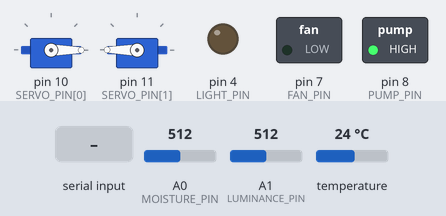
A sketch run on a simulated Arduino Uno, built with avr-gcc and run on an emulated ATmega328P. Parts: 2 × servo, switched loads named in the sketch (green lamp = pin HIGH), output pins drawn as LEDs (lit = HIGH). The test bench sets the inputs (shaded band); at power-on: temperature 24 °C, A0 (MOISTURE_PIN) = 512, A1 (LUMINANCE_PIN) = 512. What the sketch prints to the serial monitor is not drawn.

Above: at 11.2 s.
11.3 s: temperature set to 31.9 °C
15.9 s: temperature set to 33 °C
At 18.1 s:
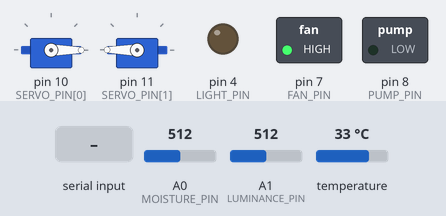
18.6 s: A0 (MOISTURE_PIN) set to 895
23.2 s: A0 (MOISTURE_PIN) set to 921
At 24.0 s:
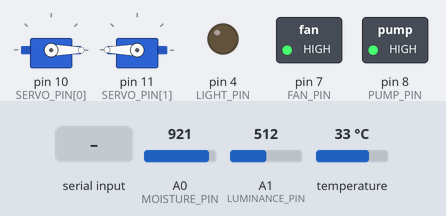
24.9 s: "o\n" received over Serial
At 27.3 s:
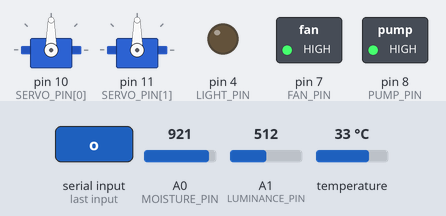
27.7 s: temperature set to 23.1 °C
32.3 s: temperature set to 22.2 °C
At 33.6 s:
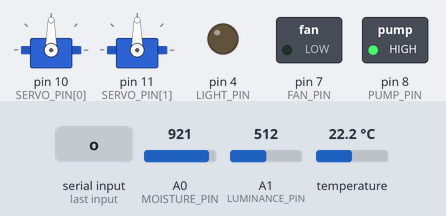
Timing chart, 0 to 35.3 s (numbered marks = the images above; inputs shaded):
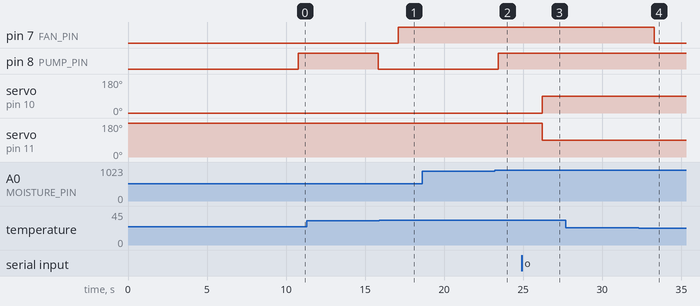

Measured:
- the behaviour switches between 32.2 and 32.3 °C on temperature (found by bisection; images 0 and 1)
- the behaviour switches between 902 and 903 on A0 (MOISTURE_PIN) (found by bisection; images 1 and 2)
- the behaviour switches between 22.7 and 22.6 °C on temperature (found by bisection; images 3 and 4)
- after the input at 18.6 s, every drawn part: stays the same
- after the input at 24.9 s, servo on pin 10 (SERVO_PIN[0]): 0° → 90° after 1.3 s; servo on pin 11 (SERVO_PIN[1]): 180° → 90° after 1.3 s
- after the input at 27.7 s, every drawn part: stays the same

The sketch:

final.ino
```cpp
#include <Servo.h>

#include <OneWire.h> // temperature
#include <DallasTemperature.h> // temperature

const int BAUD_RATE = 9600;

const int SERVO_NUM = 2;
const int SERVO_PULSE_WIDTH_MIN = 600;
const int SERVO_PULSE_WIDTH_MAX = 2400;
const int SERVO_PIN[SERVO_NUM] = {10, 11};
Servo servo[SERVO_NUM];
char roof_state = 'c';


const int SERIAL_BUFFER_SIZE = 13;
byte serial_buffer[SERIAL_BUFFER_SIZE];

const int TEMPERATURE_ONE_WIRE_BUS = 2;
const int TEMPERATURE_DELAY = 50000;
const float TEMPERATURE_THRESHOLD = 28.0;
float average_temperature = 26.0;
OneWire temperature_one_wire(TEMPERATURE_ONE_WIRE_BUS);
DallasTemperature temperature_sensor(&temperature_one_wire);

const int MOISTURE_THRESHOLD = 750;
const int MOISTURE_PIN = A0;
const int MOISTURE_DELAY = 50000;
int average_moisture = 900;

const int LUMINANCE_ARRAY_LENGTH = 9;
const float LUMINANCE_VOUT[LUMINANCE_ARRAY_LENGTH] = {0.0011498, 0.0033908, 0.011498, 0.041803, 0.15199, 0.53367, 1.3689, 1.9068, 2.3};
const float LUMINANCE_LUX[LUMINANCE_ARRAY_LENGTH] = {1.0108, 3.1201, 9.8051, 27.43, 69.545, 232.67, 645.11, 73.52, 1000};
const int LUMINANCE_PIN = A1;
const float LUMINANCE_THRESHOLD = 10.0;
float average_luminance = 30.0;

const int FAN_PIN = 7;
const int LIGHT_PIN = 4;
const int PUMP_PIN = 8;

void servo_init() {
    // DONE
    for (int i = 0; i < SERVO_NUM; ++i) {
        servo[i].attach(SERVO_PIN[i], SERVO_PULSE_WIDTH_MIN, SERVO_PULSE_WIDTH_MAX);
    }

    servo[0].write(0);
    servo[1].write(180);

    return;
}

void check_roof() {
    bool change;
    String buf;
    if (Serial.available() > 0) {
        buf = Serial.readString();
        change = buf[0] != roof_state;
        roof_state = buf[0];
    } else {

    }

    if (change) {
        if (roof_state == 'c') {
            servo[0].write(0);
            servo[1].write(180);
        } else if (roof_state == 'o') {
            servo[0].write(90);
            servo[1].write(90);
        }
    } else {

    }

    //Serial.print(roof_state);
    return;
}

void communiaction_init() {
    Serial.begin(BAUD_RATE);
    return;
}

void moisture_init() {
    // DONE
    pinMode(MOISTURE_PIN, INPUT);
    pinMode(PUMP_PIN, OUTPUT);
    return;
}

void temperature_init() {
    // DONE
    temperature_sensor.begin();
    pinMode(FAN_PIN, OUTPUT);
    return;
}

void luminance_init() {
    pinMode(LIGHT_PIN, OUTPUT);
    return;
}


int sense_moisture() {
    int sensor_value = analogRead(MOISTURE_PIN);
    average_moisture = (9 * average_moisture + sensor_value) / 10;
    if (average_moisture < MOISTURE_THRESHOLD) {
        // TODO
        // wet
        //Serial.print("wet: ");
        actuate_pump(false);
    } else {
        // TODO
        // dry
        //Serial.print("dry: ");
        actuate_pump(true);
    }
    //Serial.println(average_moisture);
    return average_moisture;
}

float sense_temperature() {
    temperature_sensor.requestTemperatures();
    float sensor_value = temperature_sensor.getTempCByIndex(0);
    average_temperature = 0.9 * average_temperature + 0.1 * sensor_value;
    if (average_temperature < TEMPERATURE_THRESHOLD) {
        // TODO
        // cold
        //Serial.print("cold: ");
        actuate_fan(false);
    } else {
        // TODO
        // HOT
        //Serial.print("hot: ");
        actuate_fan(true);
    }
    //Serial.println(average_temperature);
    return average_temperature;
}

float sense_luminance() {
    float sensed_vout = analogRead(LUMINANCE_PIN) * (3.0 / 1023.0);
    float sensor_value = FmultiMap(sensed_vout, LUMINANCE_VOUT, LUMINANCE_LUX, LUMINANCE_ARRAY_LENGTH);
    average_luminance = 0.9 * average_luminance + 0.1 * sensor_value;
    if (average_luminance < LUMINANCE_THRESHOLD) {
        // TODO
        // dark
        //Serial.print("dark: ");
        actuate_light(true);
    } else {
        // TODO
        // bright
        //Serial.print("bright: ");
        actuate_light(false);
    }
    //Serial.println(average_luminance);
    return average_luminance;
}


float FmultiMap(float val, float* _in, float* _out, uint8_t size) {
    // take care the value is within range
    // val = constrain(val, _in[0], _in[size-1]);
    if (val <= _in[0]) return _out[0];
    if (val >= _in[size-1]) return _out[size-1];

    // search right interval
    uint8_t pos = 1;  // _in[0] allready tested
    while(val > _in[pos]) pos++;

    // this will handle all exact "points" in the _in array
    if (val == _in[pos]) return _out[pos];

    // interpolate in the right segment for the rest
    return (val - _in[pos-1]) * (_out[pos] - _out[pos-1]) / (_in[pos] - _in[pos-1]) + _out[pos-1];
}

void actuate_fan(bool turn_on) {
    if (turn_on) {
        digitalWrite(FAN_PIN, HIGH);
    } else {
        digitalWrite(FAN_PIN, LOW);
    }
    return;
}

void actuate_light(bool turn_on) {
    if (turn_on) {
        digitalWrite(LIGHT_PIN, HIGH);
    } else {
        digitalWrite(LIGHT_PIN, LOW);
    }
    return;
}

void actuate_pump(bool turn_on) {
    if (turn_on) {
        digitalWrite(PUMP_PIN, HIGH);
    } else {
        digitalWrite(PUMP_PIN, LOW);
    }
    return;
}

void send_sensor_value() {
    Serial.print("T ");
    Serial.print(sense_temperature());
    Serial.print(" M ");
    Serial.print(sense_moisture());
    Serial.print(" L ");
    Serial.print(sense_luminance());
    Serial.print('\n');
    return;
}

void setup() {
    communiaction_init();
    servo_init();
    moisture_init();
    temperature_init();
    luminance_init();
    delay(10000);
    return;
}

void loop() {
    check_roof();
    send_sensor_value();
    delay(500);
    return;
}
```
